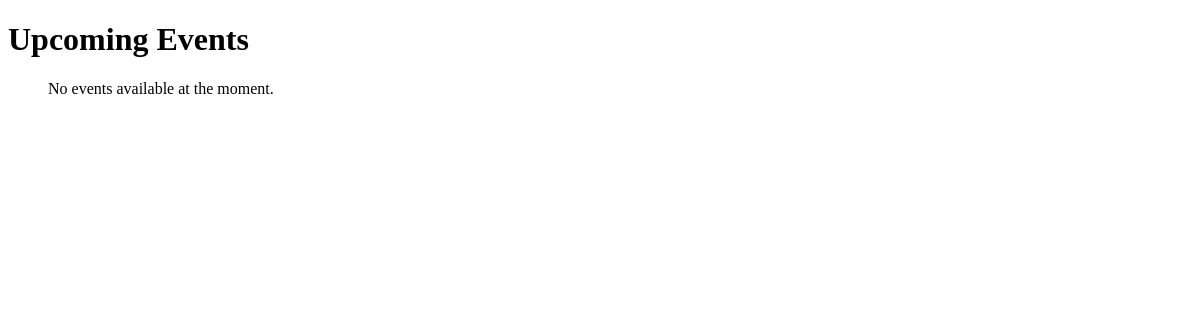
The page /events/events/ on the database as committed earlier.
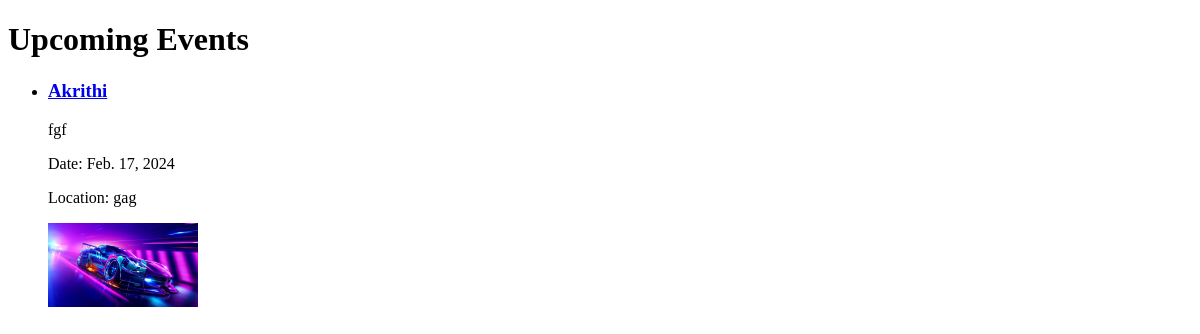
The same page on the database as committed later.
### events_cec/models.py (models this page shows, shortened)
class Event(models.Model):
    event_id = models.AutoField(primary_key=True)
    event_title = models.CharField(max_length=200)
    description = models.TextField()
    date = models.DateField()
    location = models.CharField(max_length=200)
    poster = models.ImageField(upload_to='event_posters/', blank=True, null=True)

### events_cec/views.py (the view)
# urls.py: path('events/', views.event_list, name='event_list'),
def event_list(request):
    events = Event.objects.all().order_by('-date')  # Ordering events by date (most recent first)
    return render(request, 'events_cec/event_list.html', {'events': events})

### events_cec/templates/events_cec/event_list.html (shortened to what this page needs)
<!DOCTYPE html>
<html lang="en">
<head>
</head>
<body>
    <h1>Upcoming Events</h1>
    <ul>
        {% for event in events %}
            <li>
                <h3><a href="{% url 'event_detail' event.event_id %}">{{ event.event_title }}</a></h3>
                <p>{{ event.description|truncatewords:20 }}</p>
                <p>Date: {{ event.date }}</p>
                <p>Location: {{ event.location }}</p>
                {% if event.poster %}
                    <img src="{{ event.poster.url }}" alt="{{ event.event_title }}" style="width: 150px; height: auto;">
                {% endif %}
            </li>
        {% empty %}
            <p>No events available at the moment.</p>
        {% endfor %}
    </ul>
</body>
</html>

Rows that differ between the two databases and show on the page:
added Event: event_title "Akrithi", description "fgf", date "Feb. 17, 2024", location "gag", poster (picture)
Other text that changed with them:
text no longer shown: "No events available at the moment."
